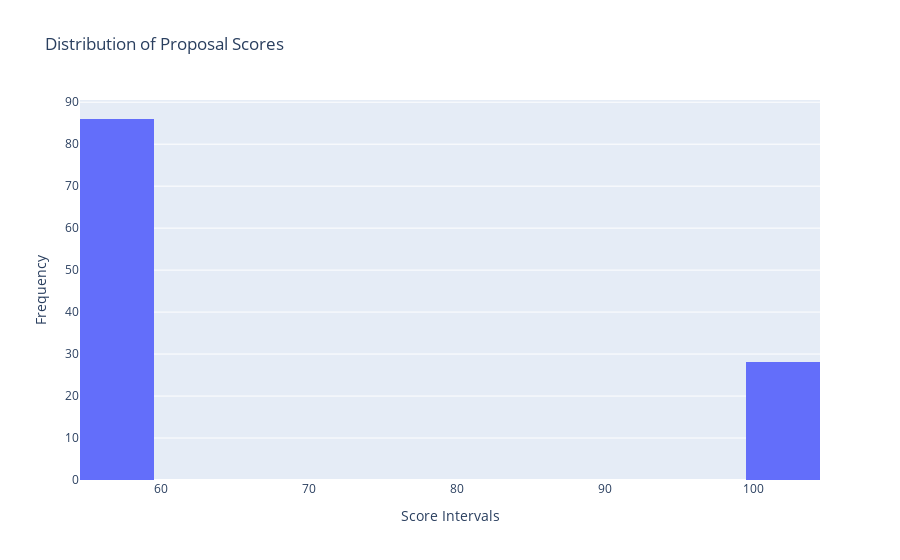

This figure's notebook cell:
### Code cell
import plotly.express as px

fig = px.histogram(data_model_df, x='Score', nbins=10, title='Distribution of Proposal Scores')
fig.update_layout(xaxis_title='Score Intervals', yaxis_title='Frequency')
fig.show()

### Figure 1 — Plotly figure (JSON) as saved in the notebook; plotly's stock layout.template omitted (floating-point values rounded to 4 significant figures)
{"data": [{"alignmentgroup": "True", "bingroup": "x", "hovertemplate": "Score=%{x}<br>count=%{y}<extra></extra>", "legendgroup": "", "marker": {"color": "#636efa", "pattern": {"shape": ""}}, "name": "", "nbinsx": 10, "offsetgroup": "", "orientation": "v", "showlegend": false, "type": "histogram", "x": [100, 100, 100, 100, 100, 100, 100, 100, 100, 100, 100, 100, 100, 100, 100, 100, 100, 100, 100, 100, 100, 100, 100, 100, 100, 100, 100, 100, 55, 55, 55, 55, 55, 55, 55, 55, 55, 55, 55, 55, 55, 55, 55, 55, 55, 55, 55, 55, 55, 55, 55, 55, 55, 55, 55, 55, 55, 55, 55, 55, 55, 55, 55, 55, 55, 55, 55, 55, 55, 55, 55, 55, 55, 55, 55, 55, 55, 55, 55, 55, 55, 55, 55, 55, 55, 55, 55, 55, 55, 55, 55, 55, 55, 55, 55, 55, 55, 55, 55, 55, 55, 55, 55, 55, 55, 55, 55, 55, 55, 55, 55, 55, 55, 55], "xaxis": "x", "yaxis": "y"}], "layout": {"barmode": "relative", "legend": {"tracegroupgap": 0}, "title": {"text": "Distribution of Proposal Scores"}, "xaxis": {"anchor": "y", "domain": [0, 1], "title": {"text": "Score Intervals"}}, "yaxis": {"anchor": "x", "domain": [0, 1], "title": {"text": "Frequency"}}}}
